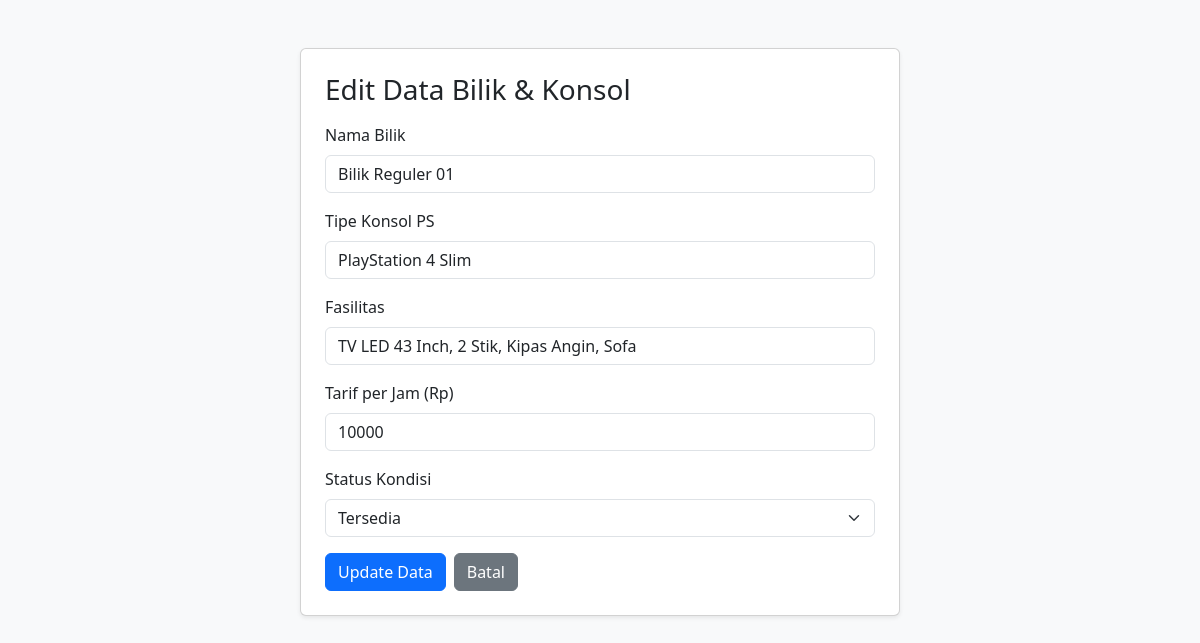
Screenshot of /edit_bilik.php?id=1 (signed in) with the database file from the repository.
### tables this page shows
CREATE TABLE bilik (
    id INT AUTO_INCREMENT PRIMARY KEY,
    nama_bilik VARCHAR(50) NOT NULL,
    tipe_konsol VARCHAR(50) NOT NULL,
    fasilitas VARCHAR(255) NOT NULL,
    harga_per_jam INT NOT NULL,
    status VARCHAR(20) NOT NULL
);

### edit_bilik.php (the view, shortened to what this page needs)
<?php
include "koneksi.php";
$id = $_GET['id'];
$query = mysqli_fetch_array(mysqli_query($connect, "SELECT * FROM bilik WHERE id = $id"));
?>
<!DOCTYPE html>
<html lang="id">
<head>
    <link href="https://cdn.jsdelivr.net/npm/bootstrap@5.3.8/dist/css/bootstrap.min.css" rel="stylesheet">
    <link rel="stylesheet" href="style.css">
</head>
<body class="bg-light">
    <div class="container mt-5">
        <div class="card mx-auto shadow-sm" id="card-form">
            <div class="card-body p-4">
                <h3 class="card-title mb-3">Edit Data Bilik & Konsol</h3>
                <form method="POST">
                    <div class="mb-3">
                        <label class="form-label">Nama Bilik</label>
                        <input type="text" name="nama_bilik" class="form-control" value="<?= $query['nama_bilik']; ?>" required>
                    </div>
                    <div class="mb-3">
                        <label class="form-label">Tipe Konsol PS</label>
                        <input type="text" name="tipe_konsol" class="form-control" value="<?= $query['tipe_konsol']; ?>" required>
                    </div>
                    <div class="mb-3">
                        <label class="form-label">Fasilitas</label>
                        <input type="text" name="fasilitas" class="form-control" value="<?= $query['fasilitas']; ?>" required>
                    </div>
                    <div class="mb-3">
                        <label class="form-label">Tarif per Jam (Rp)</label>
                        <input type="number" name="harga_per_jam" class="form-control" value="<?= $query['harga_per_jam']; ?>" required>
                    </div>
                    <div class="mb-3">
                        <label class="form-label">Status Kondisi</label>
                        <select name="status" class="form-select">
                            <option value="Tersedia" <?= ($query['status'] == "Tersedia") ? "selected" : ""; ?>>Tersedia</option>
                        </select>
                    </div>
                    <div class="d-flex gap-2">
                        <input type="submit" name="simpan" value="Update Data" class="btn btn-primary">
                        <a href="index.php" class="btn btn-secondary">Batal</a>
                    </div>
                </form>
            </div>
        </div>
    </div>
</body>
</html>

### style.css (style rules this page uses)
#card-form { max-width: 600px; }

### rows the page displays
bilik: nama_bilik "Bilik Reguler 01", tipe_konsol "PlayStation 4 Slim", fasilitas "TV LED 43 Inch, 2 Stik, Kipas Angin, Sofa", harga_per_jam "10000", status "Tersedia"
